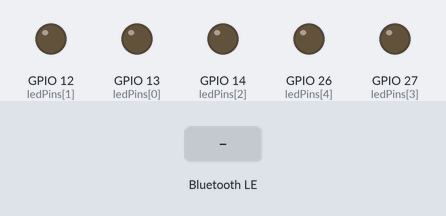
The sketch below on a simulated ESP32. On the bench: output pins drawn as LEDs (lit = HIGH). The test bench sets the inputs (shaded band). Random numbers use the default seed unless the sketch sets one; nothing arrives over Bluetooth unless stated; a phone connects over Bluetooth LE 3 s after start; what the sketch prints to the serial monitor is not drawn.

Above: at 1.3 s.
1.4 s: Bluetooth LE write "START:" received
2.9 s: Bluetooth LE write "STOP" received
4.6 s: Bluetooth LE write "START:" received
Timing chart, 0 to 7.6 s (numbered marks = the images above; inputs shaded):
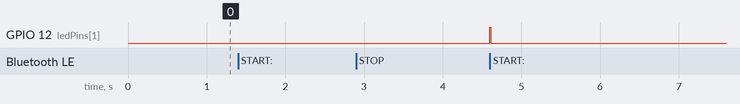

The sketch:

v3_bluetooth_website.ino
```cpp
#include <BLEDevice.h>
#include <BLEUtils.h>
#include <BLEServer.h>
#include <BLE2902.h>

#define SERVICE_UUID        "12345678-1234-1234-1234-123456789abc"
#define CHARACTERISTIC_UUID "87654321-4321-4321-4321-cba987654321"

// LED pins
const int ledPins[] = {13, 12, 14, 27, 26};
const int numLEDs = 5;

// Button pins
const int buttonPins[] = {25, 33, 32, 4, 15};

// BLE globals
BLEServer* pServer = nullptr;
BLECharacteristic* pCharacteristic = nullptr;
bool deviceConnected = false;

// Game state
bool gameRunning = false;
unsigned long gameStartTime = 0;
unsigned long gameDuration = 0;
int currentLED = -1;
int score = 0;

// Debounce
unsigned long lastButtonPress[5] = {0, 0, 0, 0, 0};
const unsigned long debounceDelay = 150;

// Delay between LEDs after correct press (ms)
const unsigned long ledChangeDelay = 1000; // 1 second
unsigned long lastLEDChange = 0;

// Flag to wait before lighting next LED
bool waitingForNextLED = false;

void startGame(int duration);
void stopGame();

class MyServerCallbacks : public BLEServerCallbacks {
  void onConnect(BLEServer* pServer) override {
    deviceConnected = true;
    Serial.println("BLE client connected");
  }
  void onDisconnect(BLEServer* pServer) override {
    deviceConnected = false;
    Serial.println("BLE client disconnected");
  }
};

class MyCallbacks : public BLECharacteristicCallbacks {
  void onWrite(BLECharacteristic *pChar) override {
    String rx = String(pChar->getValue().c_str());
    Serial.print("Received: ");
    Serial.println(rx);

    if (rx.length() == 0) return;

    if (rx.startsWith("START:")) {
      int duration = rx.substring(6).toInt();
      startGame(duration);
    } else if (rx == "STOP") {
      stopGame();
    }
  }
};

void startGame(int duration) {
  if (!deviceConnected) {
    Serial.println("Can't start - no BLE client");
    return;
  }

  gameRunning = true;
  gameStartTime = millis();
  gameDuration = (unsigned long)duration * 1000UL;
  score = 0;
  currentLED = -1;
  waitingForNextLED = false;
  lastLEDChange = 0;

  Serial.print("Game started for ");
  Serial.print(duration);
  Serial.println(" seconds");

  String s = "SCORE:" + String(score);
  pCharacteristic->setValue(s);
  pCharacteristic->notify();

  selectRandomLED(); // Light the first LED
}

void stopGame() {
  if (!gameRunning) return;
  gameRunning = false;
  turnOffAllLEDs();

  String f = "FINAL:" + String(score);
  pCharacteristic->setValue(f);
  pCharacteristic->notify();

  String clear = "LED:-1"; // no LED active
  pCharacteristic->setValue(clear);
  pCharacteristic->notify();

  Serial.print("Game stopped. Final score: ");
  Serial.println(score);
}

void notifyScore() {
  if (!deviceConnected) return;
  String msg = "SCORE:" + String(score);
  pCharacteristic->setValue(msg);
  pCharacteristic->notify();
  Serial.println("Sent: " + msg);
}

void notifyLED(int ledIndex) {
  if (!deviceConnected) return;
  String msg = "LED:" + String(ledIndex);
  pCharacteristic->setValue(msg);
  pCharacteristic->notify();
  Serial.println("Sent: " + msg);
}

void notifyWrong() {
  if (!deviceConnected) return;
  pCharacteristic->setValue("WRONG");
  pCharacteristic->notify();
  Serial.println("Sent: WRONG");
}

void turnOffAllLEDs() {
  for (int i = 0; i < numLEDs; i++) {
    digitalWrite(ledPins[i], LOW);
  }
}

void selectRandomLED() {
  int newLED;
  do {
    newLED = random(0, numLEDs);
  } while (newLED == currentLED && numLEDs > 1);
  currentLED = newLED;
  digitalWrite(ledPins[currentLED], HIGH);
  notifyLED(currentLED);
  Serial.print("LED ");
  Serial.print(currentLED);
  Serial.println(" active");
}

void handleGameLogic() {
  if (!gameRunning) return;

  unsigned long now = millis();

  // End game when time is up
  if (now - gameStartTime >= gameDuration) {
    stopGame();
    return;
  }

  if (waitingForNextLED) {
    // Wait for ledChangeDelay before lighting next LED
    if (now - lastLEDChange >= ledChangeDelay) {
      selectRandomLED();
      waitingForNextLED = false;
      lastLEDChange = now;
    }
    return; // don't accept button presses while waiting
  }

  // Check button presses
  for (int i = 0; i < numLEDs; i++) {
    if (digitalRead(buttonPins[i]) == LOW) { // pressed (active LOW)
      if (now - lastButtonPress[i] > debounceDelay) {
        lastButtonPress[i] = now;
        Serial.print("Button ");
        Serial.print(i);
        Serial.println(" pressed");

        if (i == currentLED) {
          score++;
          notifyScore();

          // Turn off current LED immediately
          digitalWrite(ledPins[currentLED], LOW);
          notifyLED(-1);  // notify UI no LED active
          currentLED = -1;

          // Start delay before next LED
          waitingForNextLED = true;
          lastLEDChange = now;
        } else {
          notifyWrong();
        }
      }
    }
  }
}

void setup() {
  Serial.begin(115200);
  delay(100);

  for (int i = 0; i < numLEDs; i++) {
    pinMode(ledPins[i], OUTPUT);
    digitalWrite(ledPins[i], LOW);
    pinMode(buttonPins[i], INPUT_PULLUP);
  }

  randomSeed(analogRead(0));

  BLEDevice::init("ESP32_Reaction_Game");
  pServer = BLEDevice::createServer();
  pServer->setCallbacks(new MyServerCallbacks());

  BLEService *pService = pServer->createService(SERVICE_UUID);

  pCharacteristic = pService->createCharacteristic(
                      CHARACTERISTIC_UUID,
                      BLECharacteristic::PROPERTY_READ |
                      BLECharacteristic::PROPERTY_WRITE |
                      BLECharacteristic::PROPERTY_NOTIFY
                    );

  pCharacteristic->setCallbacks(new MyCallbacks());
  pCharacteristic->addDescriptor(new BLE2902());
  pService->start();

  pServer->getAdvertising()->addServiceUUID(SERVICE_UUID);
  pServer->getAdvertising()->start();

  Serial.println("BLE server started. Waiting for client...");
}

void loop() {
  handleGameLogic();
  delay(10);
}
```

Measured:
- after the input at 1.4 s, every drawn part: stays the same
- after the input at 2.9 s, every drawn part: stays the same
- after the input at 4.6 s, GPIO 12 (ledPins[1]): LOW → HIGH at once, → LOW 0.01 s later
